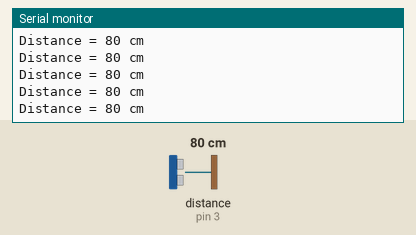
Simulated run of this sketch. Board: Arduino Uno, built with avr-gcc and run on an emulated ATmega328P. Parts: the last lines printed to the serial monitor. Wiring (inferred from the names in the program): ultrasonic range finder: trigger pin 2; echo pin 3. The test bench sets the inputs (shaded band); at power-on: distance to the obstacle (sensor on pin 3) 80 cm. The echo pulse lasts 58.3 µs per cm.

Above: at 1.2 s.
1.3 s: distance to the obstacle (sensor on pin 3) set to 4 cm
At 1.38 s:
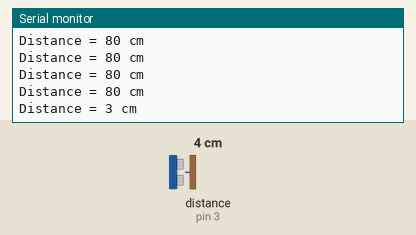
4.3 s: distance to the obstacle (sensor on pin 3) set to 9 cm
At 4.3 s:
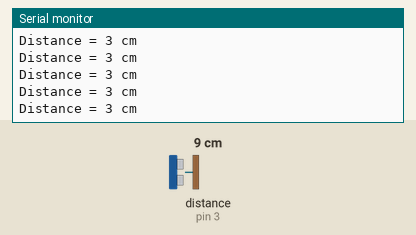
Timing chart, 0 to 7.3 s (numbered marks = the images above; inputs shaded):
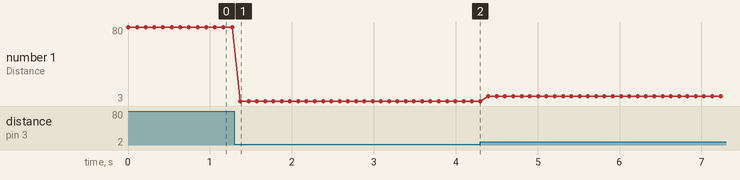

The sketch:

DistanceMeasure.ino
```cpp
#define TRIGER_PIN 2
#define ECHO_PIN 3

#define TIME_PER_CENTIMETER 58
#define MIN_DISTANCE 2
#define MAX_DISTANCE 200

int EchoTime;
int Distance;

void setup()
{
	pinMode(TRIGER_PIN, OUTPUT);
	pinMode(ECHO_PIN, INPUT);

	Serial.begin(9600);

	/* add setup code here */

}

void loop()
{
	digitalWrite(TRIGER_PIN, LOW);
	delayMicroseconds(2);

	digitalWrite(TRIGER_PIN, HIGH);
	delayMicroseconds(10);
	digitalWrite(TRIGER_PIN, LOW);


	EchoTime = pulseIn(ECHO_PIN, HIGH);
	Distance = EchoTime / TIME_PER_CENTIMETER;

	if (MIN_DISTANCE <= Distance && Distance <= MAX_DISTANCE){
		Serial.print("Distance = ");
		Serial.print(Distance);
		Serial.println(" cm");
	}

	delay(100);
}
```

Measured:
- after the input at 1.3 s, the serial monitor: prints a new line after 0.07 s (image 1)
- plotted number 1: 80 → 3 after the input at 1.3 s, 3 → 8 after the input at 4.3 s
